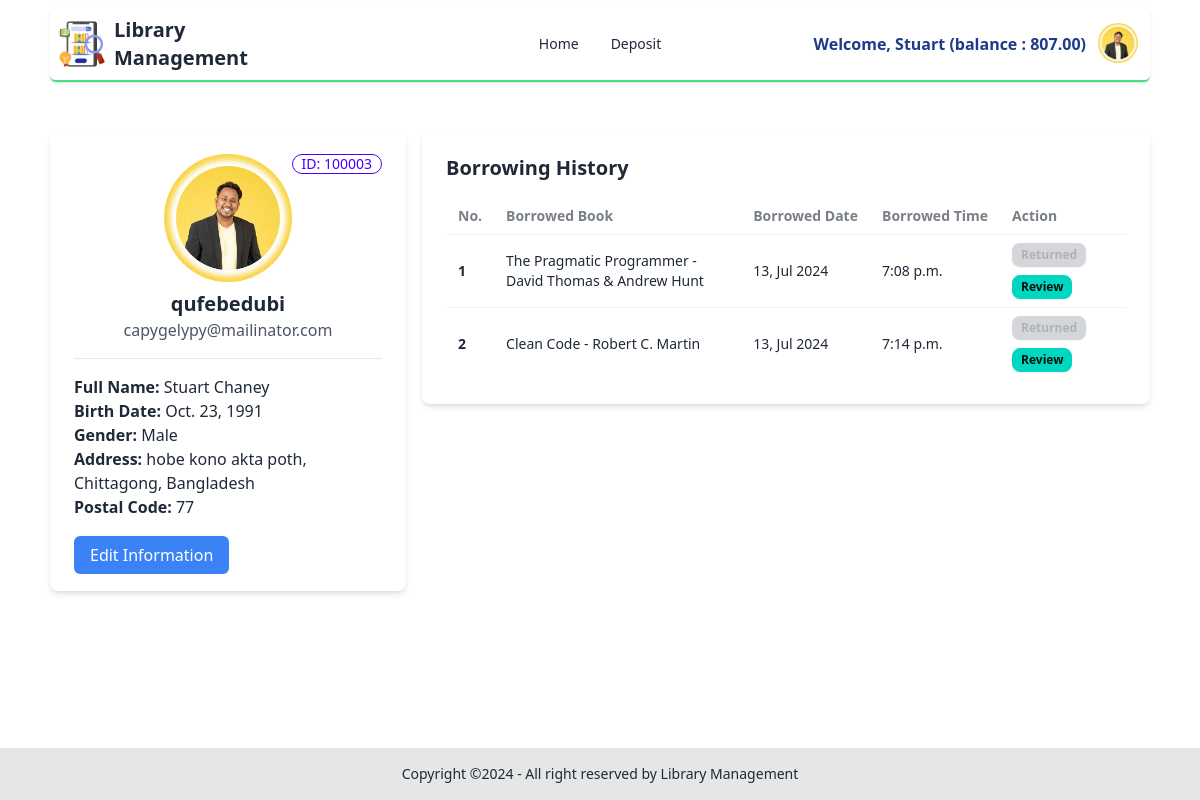
Page /accounts/profile/ (signed in) on the committed database.
### accounts/models.py (models this page shows, shortened)
class UserLibraryAccount(models.Model):
    user = models.OneToOneField(User, related_name="account", on_delete=models.CASCADE)
    account_no = models.IntegerField(unique=True)
    birth_date = models.DateField(null=True, blank=True)
    gender = models.CharField(max_length=10, choices=GENDER_TYPE)
    initial_deposit_date = models.DateField(auto_now_add=True)
    balance = models.DecimalField(default=0, max_digits=12, decimal_places=2)
    created_at = models.DateTimeField(auto_now_add=True)
    street_address = models.CharField(max_length=100)
    city = models.CharField(max_length=100)
    postal_code = models.IntegerField()
    country = models.CharField(max_length=100)
    image = models.ImageField(upload_to="profile_images/", blank=True, null=True)

class BorrowingHistory(models.Model):
    user = models.ForeignKey(
        UserLibraryAccount, related_name="borrow_history", on_delete=models.CASCADE
    )
    book = models.ForeignKey(Book, related_name="borrow_book", on_delete=models.CASCADE)
    borrow_at = models.DateTimeField(auto_now_add=True)
    returned_at = models.DateTimeField(null=True, blank=True)
    can_review = models.BooleanField(default=False)

### books/models.py (models this page shows, shortened)
class Book(models.Model):
    title = models.CharField(max_length=100, blank=True, null=True)
    description = models.TextField(blank=True, null=True)
    publication_date = models.DateField(auto_now_add=True, blank=True, null=True)
    image = models.ImageField(upload_to="book_images/", blank=True, null=True)
    borrowing_price = models.DecimalField(
        max_digits=10, decimal_places=2, blank=True, null=True
    )
    category = models.ManyToManyField(Category)

### accounts/templates/accounts/profile.html
{% extends 'base.html' %}
{% load static %}
{% block body %}
<div class="py-8">
    <div class="grid grid-cols-1 lg:grid-cols-12 justify-between gap-4">
        <div class="lg:col-span-4">
            <div class="bg-white shadow-md rounded-lg p-6">
                <div class="text-center relative">
                    {% if request.user.account.image %}
                    <img src="{{ user.account.image.url }}" alt="Profile Image"
                        class="rounded-full h-32 w-32 mx-auto mb-2">
                    {% else %}
                    <img src="{% static 'avatar.jpg' %}" alt="Profile Image"
                        class="rounded-full h-32 w-32 mx-auto mb-2">
                    {% endif %}
                    <p class="lg:absolute lg:top-0 lg:right-0 badge badge-primary badge-outline mb-2 lg:mb-0">ID:
                        {{ user.account.account_no }}
                    </p>
                    <h2 class="text-xl font-semibold">{{ user.username }}</h2>
                    <p class="text-gray-600">{{ user.email }}</p>
                </div>
                <hr class="my-4">
                <div>
                    <p><strong>Full Name:</strong> {{ user.get_full_name }}</p>
                    <p><strong>Birth Date:</strong> {{ user.account.birth_date }}</p>
                    <p><strong>Gender:</strong> {{ user.account.get_gender_display }}</p>
                    <p><strong>Address:</strong> {{ user.account.street_address }},
                        {{ user.account.city }}, {{ user.account.country }}</p>
                    <p><strong>Postal Code:</strong> {{ user.account.postal_code }}</p>
                </div>
                <div class="mt-6">
                    <a href="{% url 'update_profile' %}"
                        class="bg-blue-500 hover:bg-blue-600 text-white py-2 px-4 rounded-md">
                        Edit Information
                    </a>
                </div>
            </div>
        </div>
        <div class="lg:col-span-8">
            <div class="bg-white shadow-md rounded-lg p-6">
                <h2 class="text-xl font-semibold mb-4">Borrowing History</h2>
                <div class="overflow-x-auto table-sm">
                    <table class="table">
                        <thead>
                            <tr>
                                <th>No.</th>
                                <th>Borrowed Book</th>
                                <th>Borrowed Date</th>
                                <th>Borrowed Time</th>
                                <th>Action</th>
                            </tr>
                        </thead>
                        <tbody>
                            {% for history in request.user.account.borrow_history.all %}
                            <tr>
                                <th>{{ forloop.counter }}</th>
                                <td><a href="{% url 'book_details' history.book.id %}">{{ history.book.title }}</a></td>
                                <td>{{ history.borrow_at|date:"d, M Y" }}</td>
                                <td>{{ history.borrow_at|time}}</td>
                                <td class="flex flex-wrap gap-2">
                                    {% if not history.returned_at %}
                                        <form id="returnForm{{ history.id }}" action="{% url 'return_book' history.id %}" method="post">
                                            {% csrf_token %}
                                            <button id="returnBtn{{ history.id }}" type="submit" class="btn btn-warning btn-xs">Return</button>
                                        </form>
                                        <a href="{% url 'review_book' history.book.id %}" class="btn btn-accent btn-xs">Review</a>
                                    {% else %}
                                        <button type="button" class="btn btn-success btn-xs" disabled>Returned</button>
                                        <a href="{% url 'review_book' history.book.id %}" class="btn btn-accent btn-xs">Review</a>
                                    {% endif %}
                                </td>
                            </tr>
                            {% empty %}
                                <tr>
                                    <td colspan="4">No borrowing history found.</td>
                                </tr>
                            {% endfor %}
                        </tbody>
                    </table>
                </div>
            </div>
        </div>
    </div>
</div>
{% endblock body %}

### core/templates/header.html (shortened to what this page needs)
{% load static %}
<div class="navbar rounded-md mt-2 shadow border-b-2 border-b-green-400 w-11/12 mx-auto">
    <div class="navbar-start">
        <div class="flex items-center space-x-2">
            <img src="{% static 'logo.png' %}" class="w-14 md:w-12" alt="">
            <a href="{% url 'homepage' %}" class="text-xl hidden lg:flex font-bold">Library <br> Management</a>
        </div>
    </div>
    <div class="navbar-center hidden md:flex">
        <ul class="menu menu-horizontal px-1">
            <li><a href="{% url 'homepage' %}">Home</a></li>
            <li><a href="{% url 'deposit_money' %}">Deposit</a></li>
        </ul>
    </div>
    <div class="navbar-end">
        <div class="text-blue-900 my-auto font-black px-2">
            Welcome, {{ request.user.first_name }} (balance : {{request.user.account.balance}})
        </div>
        <div class="dropdown dropdown-end">
            {% if request.user.is_authenticated %}
                <div tabindex="0" role="button" class="btn btn-ghost btn-circle avatar">
                    <div class="w-10 rounded-full">
                        {% if request.user.account.image %}
                            <img alt="Tailwind CSS Navbar component" src="{{ request.user.account.image.url }}" />
                        {% else %}
                            <img alt="Tailwind CSS Navbar component" src="{% static 'avatar.jpg' %}" />
                        {% endif %}
                    </div>
                </div>
            {% endif %}
        </div>
    </div>
</div>

### rows in the picture
BorrowingHistory: book "The Pragmatic Programmer - David Thomas & Andrew Hunt", borrow_at "13, Jul 2024", borrow_at "7:08 p.m.", shows "Returned"
BorrowingHistory: book "Clean Code - Robert C. Martin", borrow_at "13, Jul 2024", borrow_at "7:14 p.m.", shows "Returned"

### other values in the picture
{{ request.user.first_name }} "Stuart"
{{ request.user.account.balance }} "807.00"
{{ user.account.account_no }} "100003"
{{ user.username }} "qufebedubi"
{{ user.email }} "capygelypy@mailinator.com"
{{ user.get_full_name }} "Stuart Chaney"
{{ user.account.birth_date }} "Oct. 23, 1991"
{{ user.account.get_gender_display }} "Male"
{{ user.account.street_address }} "hobe kono akta poth"
{{ user.account.city }} "Chittagong"
{{ user.account.country }} "Bangladesh"
{{ user.account.postal_code }} "77"
